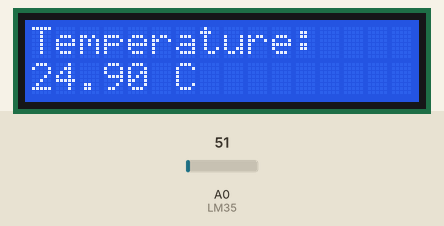
A sketch run on a simulated Arduino Uno, built with avr-gcc and run on an emulated ATmega328P. On the bench: 16×2 character LCD. Inputs (shaded band) come from the test bench; at power-on: A0 (LM35) = 51.

Above: at 2.2 s.
2.3 s: A0 (LM35) set to 61
At 4.2 s:
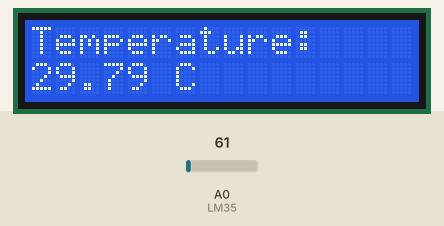
4.5 s: A0 (LM35) set to 71
At 6.0 s:
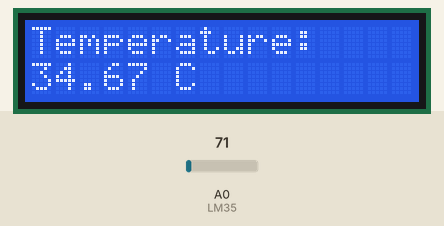
6.5 s: A0 (LM35) set to 86
At 7.7 s:
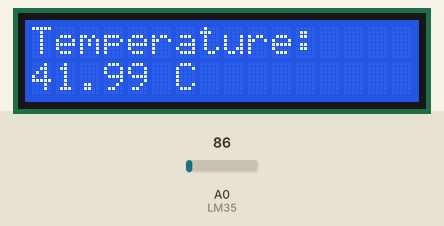
Timing chart, 0 to 9.5 s (numbered marks = the images above; inputs shaded):
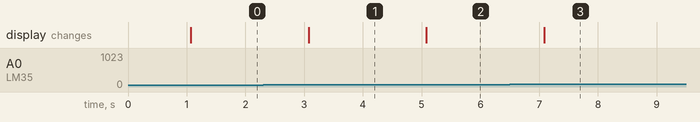

Measured:
- after the input at 2.3 s, the display: changes after 0.77 s (image 1)
- after the input at 4.5 s, the display: changes after 0.58 s (image 2)
- after the input at 6.5 s, the display: changes after 0.58 s (image 3)

The sketch:

LM35_LCD_temp.ino
```cpp
/*
 * AUTHOR: BANDAR KHALED SALEH BAWODOOD
 * DATE: 26/7/2026
 *
 *
 * Project: Temperature Monitor with LCD
 *
 */

#include <LiquidCrystal.h>

#define LM35    A0
#define RS      7
#define EN      6
#define D4      5
#define D5      4
#define D6      3
#define D7      2

#define TEMP_REF_VOLAGE   5.0

LiquidCrystal lcd(RS, EN, D4, D5, D6, D7);

void setup() {
  // put your setup code here, to run once:
  lcd.begin(16, 2);
  lcd.print("Hello Testing .. ");
  pinMode(A0, INPUT);
  delay(1000);

  lcd.clear();
  lcd.setCursor(0, 0);
  lcd.print("Temperature:");

}

void loop() {
  // put your main code here, to run repeatedly:
  int analog_temp = analogRead(LM35);
  float temp = (((float) analog_temp * TEMP_REF_VOLAGE) / 1024.0) * 100.0;

  lcd.setCursor(0, 1);
  lcd.print(temp, 2);
  lcd.print(" C    ");
  delay(1000);
}
```
